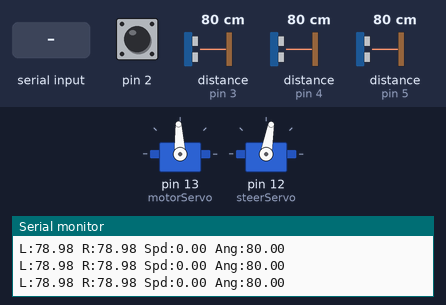
This sketch was run on a simulated Arduino Uno, built with avr-gcc and run on an emulated ATmega328P. Parts: 2 × servo, the last lines printed to the serial monitor. Wiring (inferred from the names in the program): 3 × ultrasonic range finder: trigger pin 9, echo pin 5 / trigger pin 10, echo pin 4 / trigger pin 11, echo pin 3. The test bench sets the inputs (shaded band); at power-on: distance to the obstacle (sensors on pin 3, pin 4, pin 5) 80 cm, pin 2 HIGH. The echo pulse lasts 58.3 µs per cm.

Above: at 4.2 s.
4.3 s: "S90\n" received over Serial
At 5.2 s:
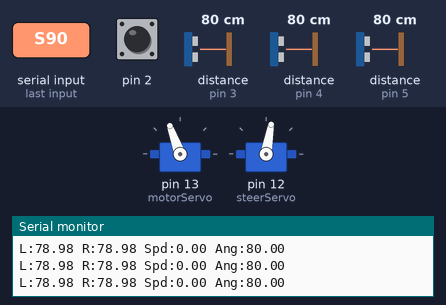
5.9 s: distance to the obstacle (sensor on pin 3) set to 2 cm
At 6.3 s:
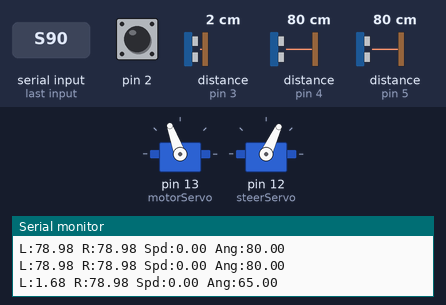
7.5 s: "SKP\n" received over Serial
At 8.3 s:
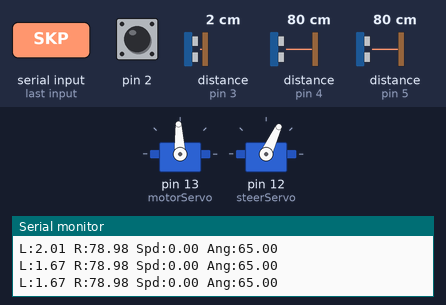
9.1 s: "SKI90\n" received over Serial
At 10.3 s:
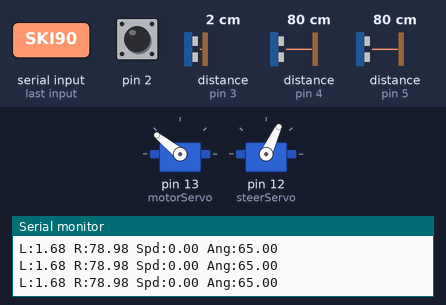
10.6 s: distance to the obstacle (sensor on pin 4) set to 2 cm
At 11.3 s:
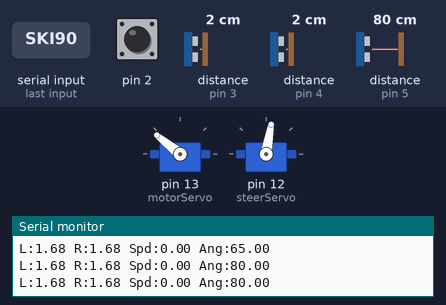
12.4 s: distance to the obstacle (sensor on pin 3) set to 18 cm
At 13.8 s:
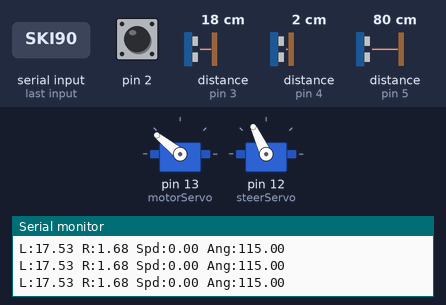
Timing chart, 0 to 15.1 s (numbered marks = the images above; inputs shaded):
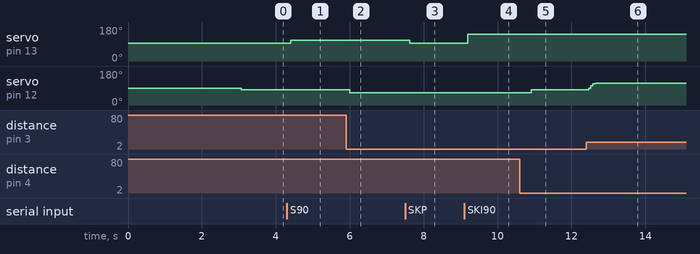

Measured:
- after the input at 4.3 s, servo on pin 13 (motorServo): 93° → 111° after 0.11 s, → 110° 0.07 s later
- after the input at 5.9 s, servo on pin 12 (steerServo): 80° → 65° after 0.11 s
- after the input at 7.5 s, servo on pin 13 (motorServo): 110° → 93° after 0.13 s
- after the input at 9.1 s, servo on pin 13 (motorServo): 93° → 141° after 0.09 s
- after the input at 10.6 s, servo on pin 12 (steerServo): 65° → 80° after 0.31 s
- after the input at 12.4 s, servo on pin 12 (steerServo): 80° → 115° after 0.06 s

The sketch:

test.ino
```cpp
#include <Servo.h>

// --- Speed Measurement (Hall Effect / Encoder) ---
volatile int pulseCount = 0;
volatile unsigned long timeSincePulse = 0;
volatile float speed = 0;
const float circumference = 0.118 * PI; // Wheel diameter 0.118m
const int magCount = 4;                 // Magnets per revolution
boolean newPulse = false;

// --- Actuators ---
Servo steerServo;
Servo motorServo;
float throttle = 0;
volatile float setSpeed = 0;

// --- Ultrasonic Sensors ---
const int trigL = 11, echoL = 3;
const int trigR = 10, echoR = 4;
const int trigM = 9,  echoM = 5;

float distanceL, distanceR, distanceM;
float distancemidpoint;

// --- Speed PID Variables ---
float Kp = 1, Ki = 0, Kd = 0.1;
float integral = 0, previous_error = 0;
unsigned long lastTime = 0;

// --- Steering PID Variables (The "A" prefix) ---
float AKp = 10, AKi = 0, AKd = 0; // Adjusted AKp for visible steering
float Aintegral = 0, Aprevious_error = 0, Aerror = 0, Aderivative = 0;
unsigned long AlastTime = 0;
float avgMidpointAngle = 90; // Center is usually 90

//gain scheduling
float AKp_slow = 12;
float AKp_fast = 8;

// --- Moving Average Filters ---
float speedHistory[5] = {0};
int speedIndex = 0;
float MidpointHistory[5] = {0};
int MidpointIndex = 0;

// --- Serial Communication ---
const byte numChars = 32;
char receivedChars[numChars];
boolean newData = false;

// --- Helper: Moving Average for Speed ---
float addSpeedAndGetAverage(float newSpeed) {
    speedHistory[speedIndex] = newSpeed;
    speedIndex = (speedIndex + 1) % 5;
    float sum = 0;
    for (int i = 0; i < 5; i++) sum += speedHistory[i];
    return sum / 5.0;
}

// --- Helper: Moving Average for Midpoint ---
float addMidpointAndGetAverage(float newMidpoint) {
    MidpointHistory[MidpointIndex] = newMidpoint;
    MidpointIndex = (MidpointIndex + 1) % 5;
    float sum = 0;
    for (int i = 0; i < 5; i++) sum += MidpointHistory[i];
    return sum / 5.0;
}

void setup() {
    Serial.begin(115200);

    motorServo.attach(13);
    steerServo.attach(12);

    pinMode(2, INPUT);
    attachInterrupt(digitalPinToInterrupt(2), countPulse, FALLING);

    motorServo.writeMicroseconds(1500); // Neutral signal for ESC arming

    pinMode(trigL, OUTPUT); pinMode(echoL, INPUT);
    pinMode(trigR, OUTPUT); pinMode(echoR, INPUT);
    pinMode(trigM, OUTPUT); pinMode(echoM, INPUT);

    delay(3000); // Wait for ESC to arm
    lastTime = millis();
    AlastTime = millis();
}

void loop() {
    // 1. SENSOR DATA
    distanceL = readDistance(trigL, echoL);
    delay(25);
    distanceR = readDistance(trigR, echoR);
    delay(25);
    distanceM = readDistance(trigM, echoM);

    // 2. STEERING PID
    distancemidpoint = (distanceR - distanceL) / 2.0;
    float avgMidpoint = addMidpointAndGetAverage(distancemidpoint);
    calcPIDAngle(0, avgMidpoint); // Target is 0 (dead center)
    steerServo.write(avgMidpointAngle);

      // Print the current count to the Serial Monitor
  if(newPulse){
    String response = "Speed: "+ String(speed)+"\n";
    //Serial.print("Total activations: ");
    //Serial.println(pulseCount);
    //Serial.print("Speed: ");
    //Serial.print(speed);
    //Serial.println(" m/s");
    //Serial.print(throttle);
    //Serial.println(" throttle");
    Serial.println(response);
    newPulse=false;
  }

    // 3. SPEED PID
    // Safety: check if car has stopped moving
    if (millis() - timeSincePulse > 500) speed = 0;

    float avgSpeed = addSpeedAndGetAverage(speed);
    if (setSpeed > 0) {
        calcPID(setSpeed, avgSpeed);
    } else {
        throttle = 0;
        integral = 0;
    }

    // Apply Throttle
    int pwm = map(throttle, 0, 255, 1500, 2000);
    motorServo.writeMicroseconds(pwm);

    // Check if data is available from the Rock 4
  if (Serial.available() > 0) {
    // Read the incoming message until a newline character
    String incoming = Serial.readStringUntil('\n');
    incoming.trim(); // Remove any stray spaces or carriage returns

    String response = "Acknowledgment: [" + incoming + "]";

    // --- SPEED COMMANDS ---
    if (incoming.startsWith("SKP")) {
        float kp_val = incoming.substring(3).toFloat();
        Kp = kp_val; // Assign to your speed PID P variable
        response += " - Speed KP updated";
    }
    else if (incoming.startsWith("SKI")) {
        float ki_val = incoming.substring(3).toFloat();
        Ki = ki_val; // Assign to your speed PID I variable
        response += " - Speed KI updated";
    }
    else if (incoming.startsWith("SKD")) {
        float kd_val = incoming.substring(3).toFloat();
        Kd = kd_val; // Assign to your speed PID D variable
        response += " - Speed KD updated";
    }
    else if (incoming.startsWith("S")) {
        setSpeed = incoming.substring(1).toFloat();
        response += " - Target speed updated";
        if (setSpeed == 0) {
            throttle = 0;
            motorServo.writeMicroseconds(1500);
        }
    }

    // --- STEER COMMANDS ---
    // Note: Since we removed gain scheduling, all AKP commands update one variable
    else if (incoming.startsWith("AKP")) {
        //float steer_kp_val;
        if (incoming.startsWith("AKPslow")) {
            AKp_slow = incoming.substring(7).toFloat();
        } else if (incoming.startsWith("AKPfast")) {
            AKp_fast = incoming.substring(7).toFloat();
        } else {
            AKp = incoming.substring(3).toFloat();
        }
        //steer_kp = steer_kp_val; // Unified variable for steering KP
        response += " - Steer KP updated (No scheduling)";
    }
    else if (incoming.startsWith("AKI")) {
        float ki_val = incoming.substring(3).toFloat();
        AKi = ki_val; // Assign to your speed PID I variable
        response += " - Steer KI updated";
    }
    else if (incoming.startsWith("AKD")) {
        float kd_val = incoming.substring(3).toFloat();
        AKd = kd_val; // Assign to your speed PID D variable
        response += " - Steer KD updated";
    }

    // Send the response back to the Rock 4
    Serial.println(response);
    Serial.println("current PID parameters:");
    Serial.print("SKP: ");
    Serial.println(Kp);
    Serial.print("SKI: ");
    Serial.println(Ki);
    Serial.print("SKD: ");
    Serial.println(Kd);
    Serial.print("AKP: ");
    Serial.println(AKp);
    Serial.print("AKI: ");
    Serial.println(AKi);
    Serial.print("AKD: ");
    Serial.println(AKd);
  }

    // 4. COMMANDS & TELEMETRY
    recvWithEndMarker();
    if (newData) processCommands();

    static unsigned long lastPrint = 0;
    if (millis() - lastPrint > 200) {
        Serial.print("L:"); Serial.print(distanceL);
        Serial.print(" R:"); Serial.print(distanceR);
        Serial.print(" Spd:"); Serial.print(speed);
        Serial.print(" Ang:"); Serial.println(avgMidpointAngle);
        lastPrint = millis();
    }
}

// --- Distance Calculation ---
float readDistance(int trig, int echo) {
    digitalWrite(trig, HIGH);
    delayMicroseconds(10);
    digitalWrite(trig, LOW);
    // 25ms timeout = ~4 meters max
    unsigned long duration = pulseIn(echo, HIGH, 25000);
    if (duration == 0) return 400.0;
    return duration * 0.034 / 2.0;
}

// --- Speed PID ---
void calcPID(float target, float current) {
    unsigned long now = millis();
    float dt = (now - lastTime) / 1000.0;
    if (dt <= 0) return;

    float error = target - current;
    integral += error * dt;
    integral = constrain(integral, -100, 100);
    float deriv = (error - previous_error) / dt;

    float output = (Kp * error) + (Ki * integral) + (Kd * deriv);
    throttle = constrain(output, 0, 255);

    previous_error = error;
    lastTime = now;
}

// --- Steering PID ---
void calcPIDAngle(float target, float current) {
    unsigned long now = millis();
    float dt = (now - AlastTime) / 1000.0;
    if (dt <= 0) return;

    Aerror = target - current;
    Aintegral += Aerror * dt;
    Aintegral = constrain(Aintegral, -50, 50);
    Aderivative = (Aerror - Aprevious_error) / dt;

    float output = (AKp * Aerror) + (AKi * Aintegral) + (AKd * Aderivative);

    // Map the PID output to servo degrees (65 to 115)
    // Adjust -50/50 range based on how wide your hallway is
    avgMidpointAngle = map(output, -50, 50, 45, 115);
    avgMidpointAngle = constrain(avgMidpointAngle, 65, 115);

    Aprevious_error = Aerror;
    AlastTime = now;
}

// --- Serial Processing ---
void recvWithEndMarker() {
    static byte ndx = 0;
    char endMarker = '\n', rc;
    while (Serial.available() > 0 && !newData) {
        rc = Serial.read();
        if (rc != endMarker) {
            receivedChars[ndx] = rc;
            ndx++;
            if (ndx >= numChars) ndx = numChars - 1;
        } else {
            receivedChars[ndx] = '\0';
            ndx = 0;
            newData = true;
        }
    }
}

void processCommands() {
    if (receivedChars[0] == 'S') {
        setSpeed = String(receivedChars).substring(1).toFloat();
        Serial.print("SetSpeed to: "); Serial.println(setSpeed);
    }
    newData = false;
}

// --- Interrupts ---
void countPulse() {
    pulseCount++;
    unsigned long now = millis();
    float pulseTime = (now - timeSincePulse) / 1000.0;
    if (pulseTime > 0) {
        speed = circumference / (pulseTime * magCount);
    }
    timeSincePulse = now;
}
```
